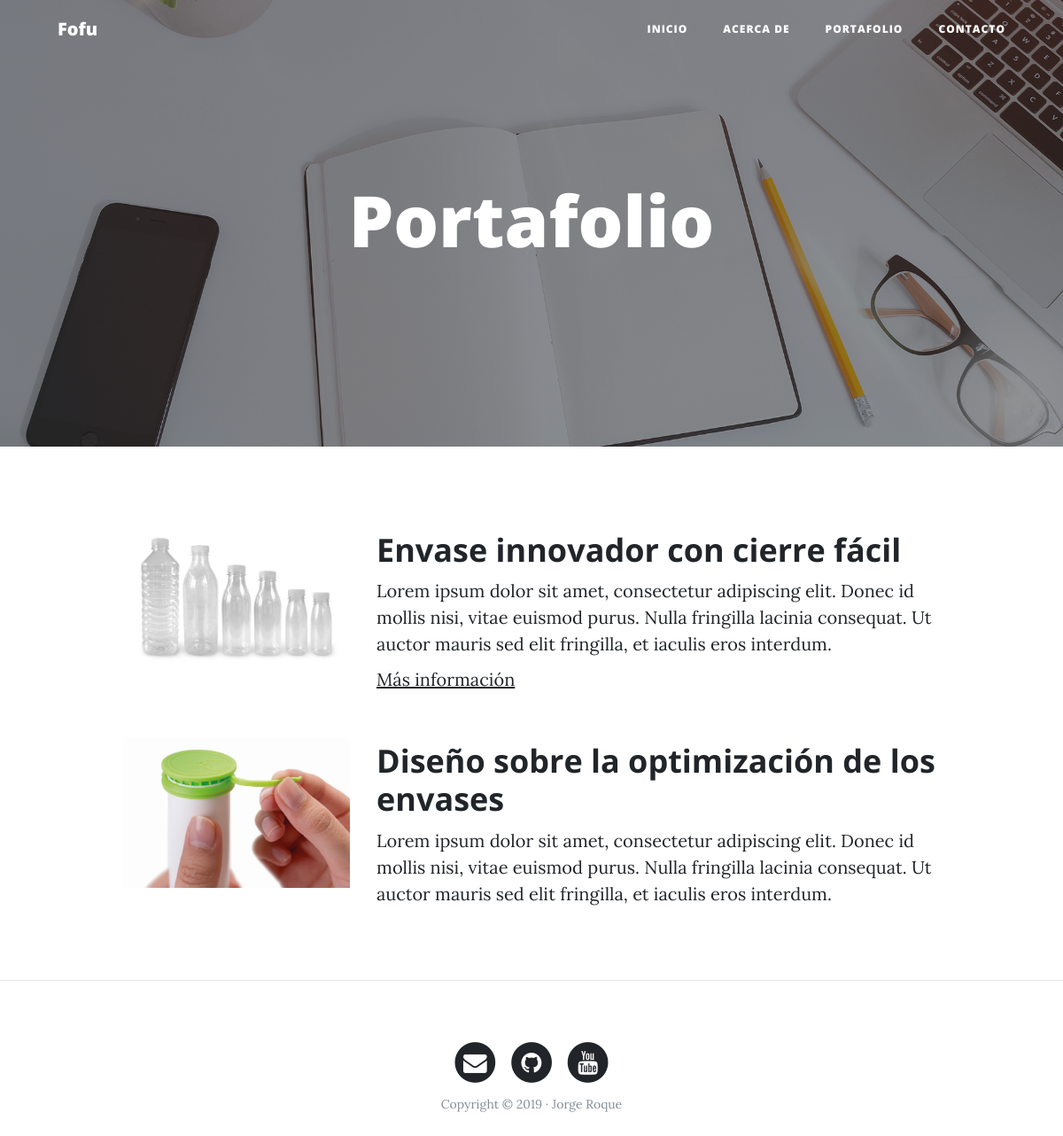
The page /portafolio/ on the database its author committed.
### portafolio/models.py (models this page shows, shortened)
class Project(models.Model):
	title = models.CharField(max_length=200, verbose_name="Título")
	description = models.TextField(verbose_name="Descripción")
	image = models.ImageField(verbose_name="Imagen", upload_to="projects")
	link = models.URLField(verbose_name="Dirección web", null=True, blank=True)
	created_date = models.DateTimeField(auto_now_add = True, verbose_name="Fecha de creación")
	updated_date = models.DateTimeField(auto_now = True, verbose_name="Fecha de edición")
	class Meta:
		verbose_name = "proyecto"
		verbose_name_plural = "proyectos"
		ordering = ["-created_date"]

### portafolio/views.py (the view)
# urls.py: path('portafolio/', portafolio_views.portafolio, name="portafolio"),
def portafolio(request):
	projects = Project.objects.all()
	return render(request, "portafolio/portafolio.html", {'projects':projects})

### portafolio/templates/portafolio/portafolio.html (shortened to what this page needs)
{% extends 'core/base.html' %}
{% block background %}{% load static %}{% static 'core/img/portfolio-bg.jpg' %}{% endblock %}
{% block headers %}<h1>Portafolio</h1>{% endblock %}
{% block content %}
	{% for project in projects %}
		<div class="row project">
			<div class="col-lg-3 col-md-4 offset-lg-1">
				<img class="img-fluid" src="{{ project.image.url }}" alt="">
			</div>
			<div class="col-lg-7 col-md-8">
				<h2 class="section-heading title">{{ project.title }}</h2>
				<p>{{ project.description}}</p>
				{% if project.link %}
					<p><a target="_blank" href="{{project.link}}">M&aacute;s informaci&oacute;n</a></p>
				{% endif %}
			</div>
		</div>
	{% endfor %}
{% endblock %}

### core/templates/core/base.html (shortened to what this page needs)
<!DOCTYPE html>
<html>
<head>
	{% load static %}
	<link rel="stylesheet" href="{% static 'core/vendor/bootstrap/css/bootstrap.min.css' %}">
	<link rel="stylesheet" type="text/css" href="{% static 'core/vendor/font-awesome/css/font-awesome.min.css' %}">
	<link rel="stylesheet" type="text/css" href="{% static 'core/css/clean-blog.min.css' %}">
</head>
<body>
	<nav class="navbar navbar-expand-lg navbar-light fixed-top" id="mainNav">
		<div class="container">
			<a class="navbar-brand" href="{% url 'home' %}">Fofu</a>
			<div class="collapse navbar-collapse" id="navbarResponsive">
				<ul class="navbar-nav ml-auto">
					<li class="nav-item">
						<a class="nav-link" href="{% url 'home' %}">Inicio</a>
					</li>
					<li class="nav-item">
						<a class="nav-link" href="{% url 'about' %}">Acerca de</a>
					</li>
					<li class="nav-item">
						<a class="nav-link" href="{% url 'portafolio' %}">Portafolio</a>
					</li>
					<li class="nav-item">
						<a class="nav-link" href="{% url 'contacto' %}">Contacto</a>
					</li>
				</ul>
			</div>
		</div>
	</nav>
	<header class="masthead" style="background-image: url('{% block background %}{% endblock %}')">
		<div class="overlay"></div>
		<div class="container">
			<div class="row">
				<div class="col-lg-8 col-md-10 mx-auto">
					<div class="site-heading">
						{% block headers %}{% endblock %}
					</div>
				</div>
			</div>
		</div>
	</header>
	<div class="container">
		{% block content %}{% endblock %}
	</div>
	{% if request.path != "/" %}<hr>{% endif %}
	<footer>
		<div class="container">
			<div class="row">
				<div class="col-lg-8 col-md-10 mx-auto">
					<ul class="list-inline text-center">
						<li class="list-inline-item">
							<a href="#">
								<span class="fa-stack fa-lg">
									<i class="fa fa-circle fa-stack-2x"></i>
									<i class="fa fa-envelope fa-stack-1x fa-inverse"></i>
								</span>
							</a>
						</li>
						<li class="list-inline-item">
							<a href="#">
								<span class="fa-stack fa-lg">
									<i class="fa fa-circle fa-stack-2x"></i>
									<i class="fa fa-github fa-stack-1x fa-inverse"></i>
								</span>
							</a>
						</li>
						<li class="list-inline-item">
							<a href="#">
								<span class="fa-stack fa-lg">
									<i class="fa fa-circle fa-stack-2x"></i>
									<i class="fa fa-youtube fa-stack-1x fa-inverse"></i>
								</span>
							</a>
						</li>
					</ul>
					<p class="copyright text-muted">Copyright &copy; 2019 · Jorge Roque</p>
				</div>
			</div>
		</div>
	</footer>
</body>
</html>

### rows shown on the page
Project: image (picture), title "Envase innovador con cierre fácil", description "Lorem ipsum dolor sit amet, consectetur adipiscing elit. Donec id mollis nisi, vitae euismod purus. Nulla fringilla lacinia consequat. Ut auctor mauris sed elit fringilla, et iaculis eros interdum."
Project: image (picture), title "Diseño sobre la optimización de los envases", description "Lorem ipsum dolor sit amet, consectetur adipiscing elit. Donec id mollis nisi, vitae euismod purus. Nulla fringilla lacinia consequat. Ut auctor mauris sed elit fringilla, et iaculis eros interdum."
